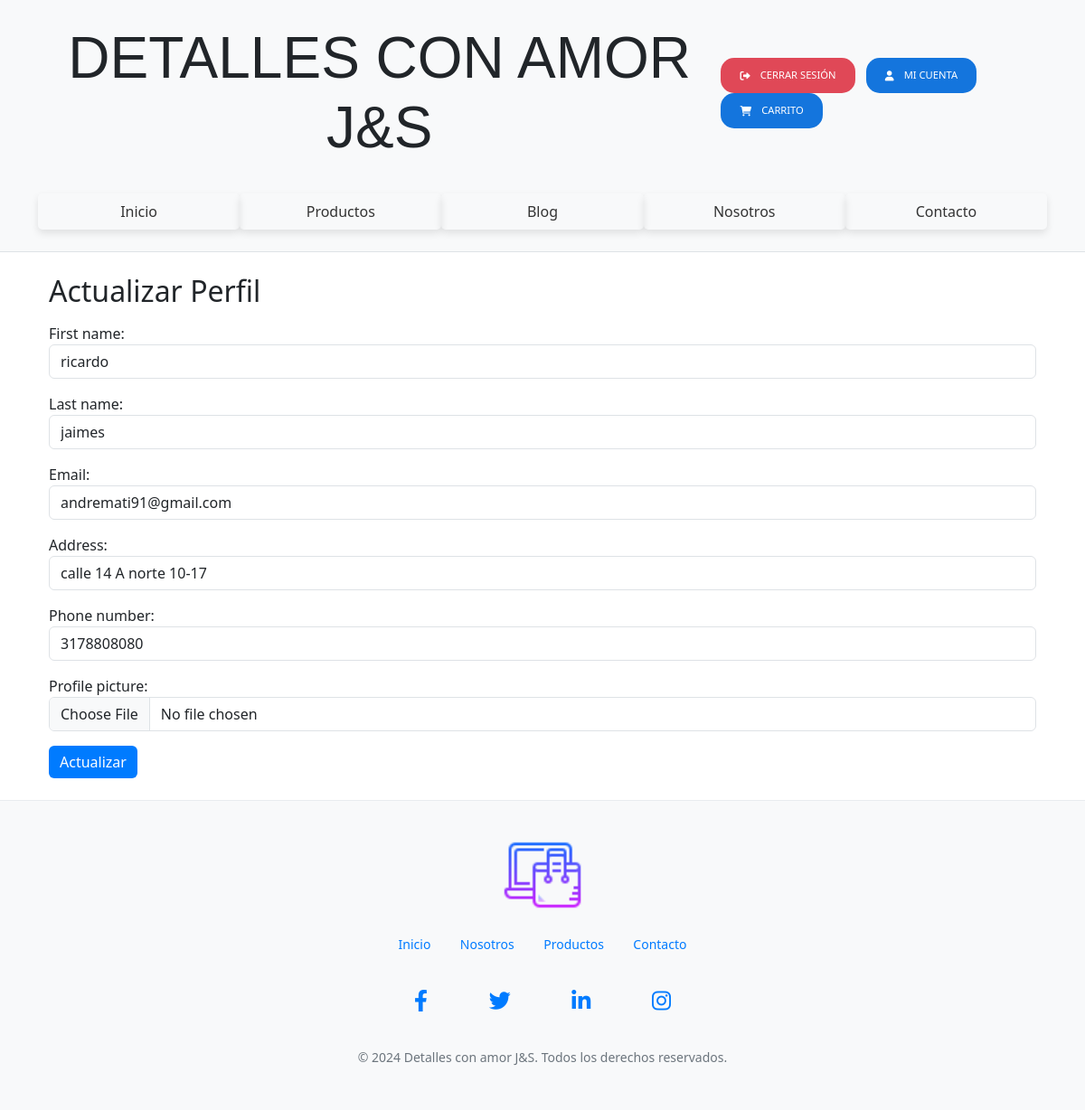
/usuarios/profile/ (signed in), run on the app's committed database.
### usuarios/models.py (models this page shows, shortened)
class UserProfile(models.Model):
    user = models.OneToOneField(User, on_delete=models.CASCADE)
    first_name = models.CharField(max_length=30, blank=True, null=True)
    last_name = models.CharField(max_length=30, blank=True, null=True)
    email = models.EmailField(blank=True, null=True)
    address = models.CharField(max_length=255, blank=True)
    phone_number = models.CharField(max_length=15, blank=True)
    profile_picture = models.ImageField(upload_to='profile_pictures/', blank=True)

### usuarios/views.py (the view)
# urls.py: path('profile/', ProfileUpdateView.as_view(), name='profile'),  # Asegúrate de que esta línea esté presente
class ProfileUpdateView(LoginRequiredMixin, UpdateView):
    model = UserProfile
    form_class = ProfileUpdateForm
    template_name = 'usuarios/profile_update.html'
    success_url = reverse_lazy('inicio:index')
    def get_object(self, queryset=None):
        return self.request.user.userprofile

### usuarios/forms.py (shortened to what this page needs)
class ProfileUpdateForm(forms.ModelForm):
    first_name = forms.CharField(max_length=30, required=False)
    last_name = forms.CharField(max_length=30, required=False)
    email = forms.EmailField(required=False)
    address = forms.CharField(max_length=255, required=False)
    phone_number = forms.CharField(max_length=15, required=False)
    profile_picture = forms.ImageField(required=False)
    class Meta:
        model = UserProfile
        fields = ['first_name', 'last_name', 'email', 'address', 'phone_number', 'profile_picture']

### tienda_online/templates/usuarios/profile_update.html (shortened to what this page needs)
{% extends 'base.html' %}
{% load widget_tweaks %}
{% block content %}
<div class="container">
    <h2>Actualizar Perfil</h2>
    <form method="post" class="needs-validation" novalidate enctype="multipart/form-data">
        <div class="mb-3">
            {{ form.first_name.label_tag }}
            <input type="text" name="{{ form.first_name.name }}" id="{{ form.first_name.id_for_label }}" class="form-control" value="{{ form.first_name.value }}" {% if form.first_name.errors %} aria-invalid="true"{% endif %}>
        </div>
        <div class="mb-3">
            {{ form.last_name.label_tag }}
            <input type="text" name="{{ form.last_name.name }}" id="{{ form.last_name.id_for_label }}" class="form-control" value="{{ form.last_name.value }}" {% if form.last_name.errors %} aria-invalid="true"{% endif %}>
        </div>
        <div class="mb-3">
            {{ form.email.label_tag }}
            <input type="email" name="{{ form.email.name }}" id="{{ form.email.id_for_label }}" class="form-control" value="{{ form.email.value }}" {% if form.email.errors %} aria-invalid="true"{% endif %}>
        </div>
        <div class="mb-3">
            {{ form.address.label_tag }}
            <input type="text" name="{{ form.address.name }}" id="{{ form.address.id_for_label }}" class="form-control" value="{{ form.address.value }}" {% if form.address.errors %} aria-invalid="true"{% endif %}>
        </div>
        <div class="mb-3">
            {{ form.phone_number.label_tag }}
            <input type="text" name="{{ form.phone_number.name }}" id="{{ form.phone_number.id_for_label }}" class="form-control" value="{{ form.phone_number.value }}" {% if form.phone_number.errors %} aria-invalid="true"{% endif %}>
        </div>
        <div class="mb-3">
            {{ form.profile_picture.label_tag }}
            <input type="file" name="{{ form.profile_picture.name }}" id="{{ form.profile_picture.id_for_label }}" class="form-control" {% if form.profile_picture.errors %} aria-invalid="true"{% endif %}>
        </div>
        <button type="submit" class="btn btn-primary">Actualizar</button>
    </form>
</div>
{% endblock %}

### static/css/styles.css (style rules this page uses)
.btn-primary { background-color: #007bff; border: none; }
.container-fluid, body { padding: 0; margin: 0 auto; width: 100%; }

### data on the page
UserProfile: first_name "ricardo", last_name "jaimes", email "andremati91@gmail.com", address "calle 14 A norte 10-17", phone_number "3178808080"
